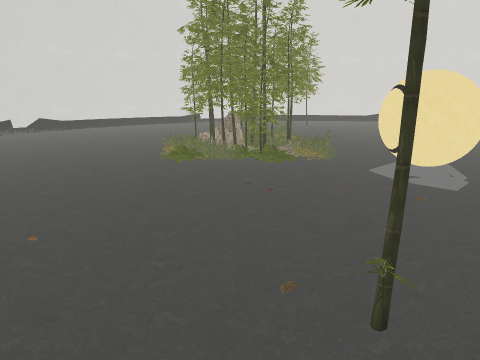
[1] (above)

21 first-person views from a walk through a Unity game level. The camera is 1.3 m above the floor, tilts 14° down and sees 70° across. The floor is counted in squares, 0.5 m on a side. Each view is taken from the middle of a square. On the plan, view 1 faces up. The plan holds only what a view shows up to about 20 squares ahead; the rest is blank. The place goes on beyond the plan. Some animated figures are left out. Some surface patterns are stand-ins.

[2]
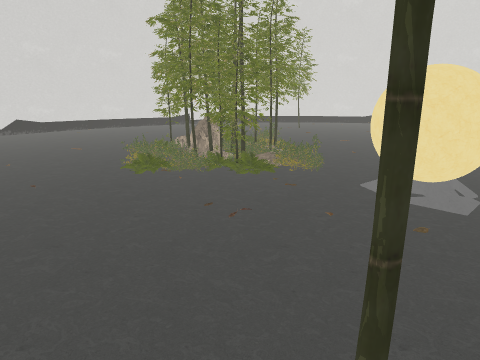

[3]
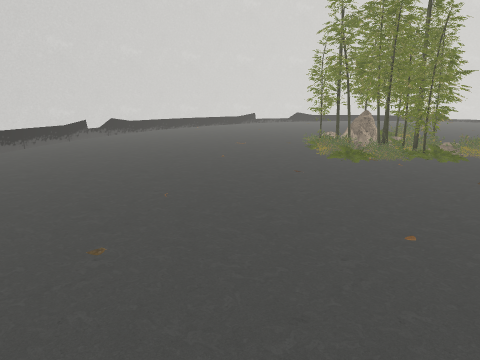

[4]
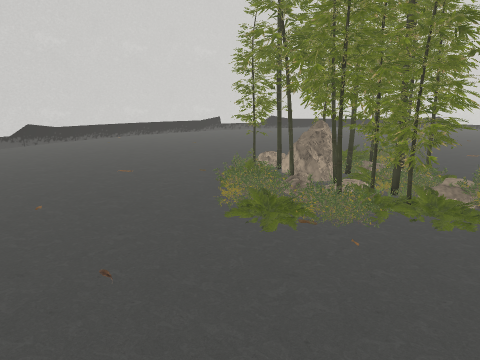

[5]
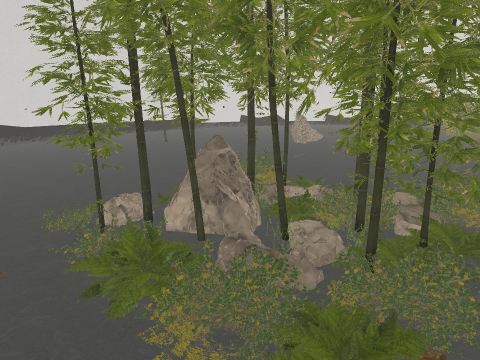

[6]
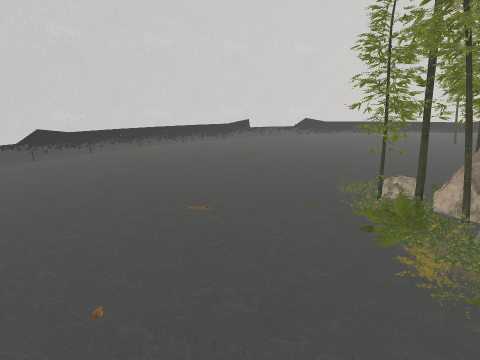

[7]
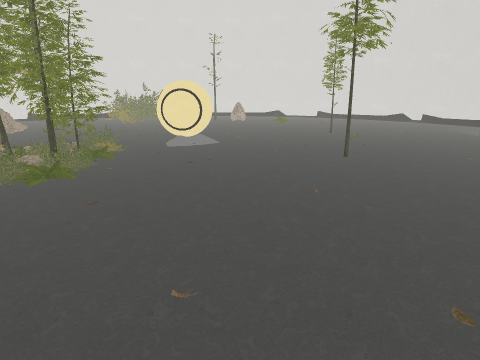

[8]
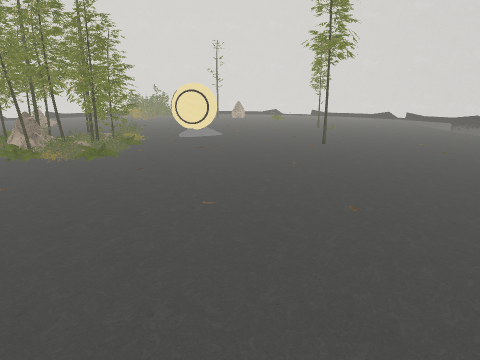

[9]
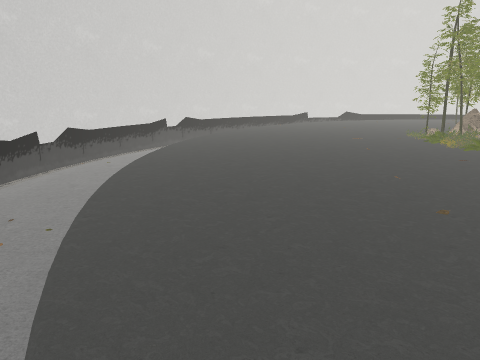

[10]
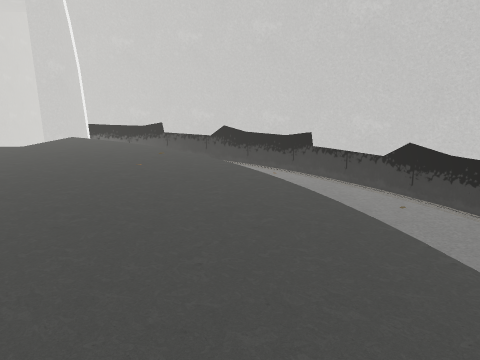

[11]
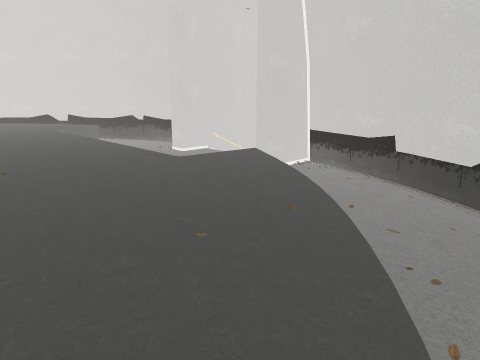

[12]
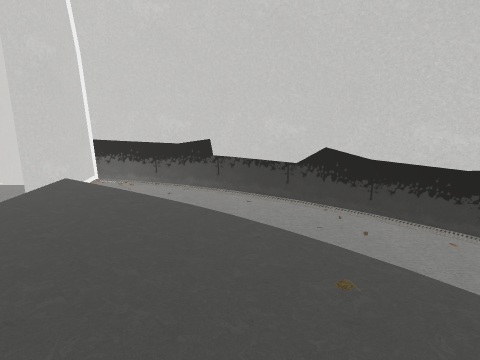

[13]
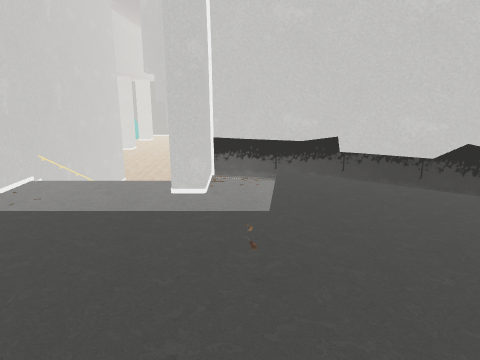

[14]
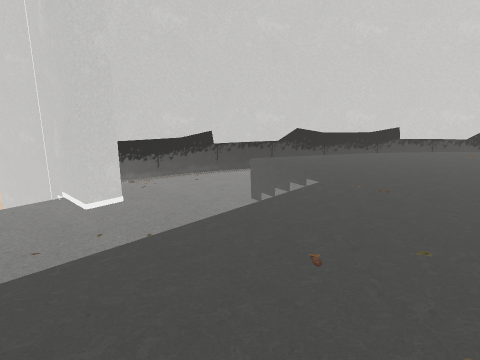

[15]
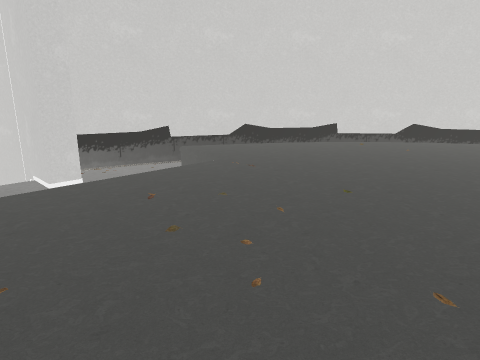

[16]
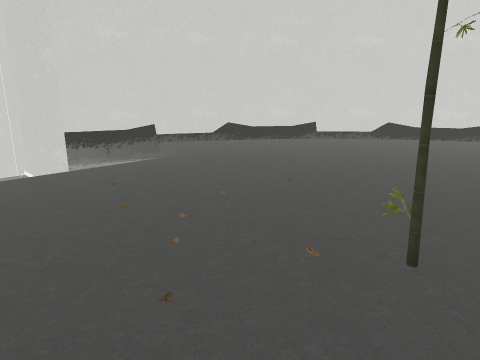

[17]
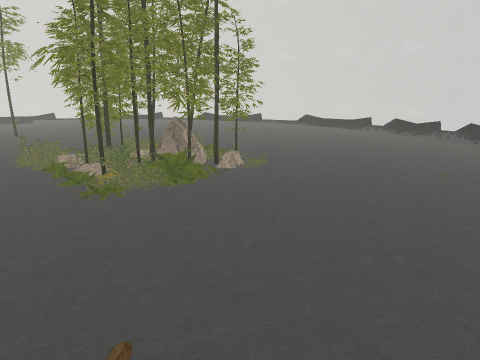

[18]
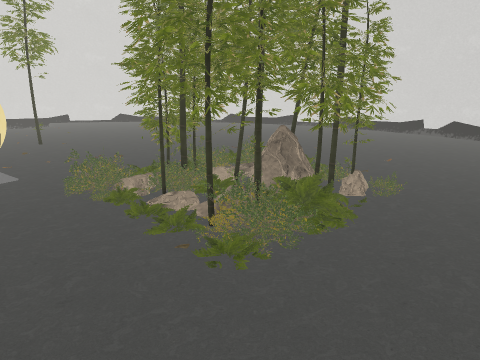

[19]
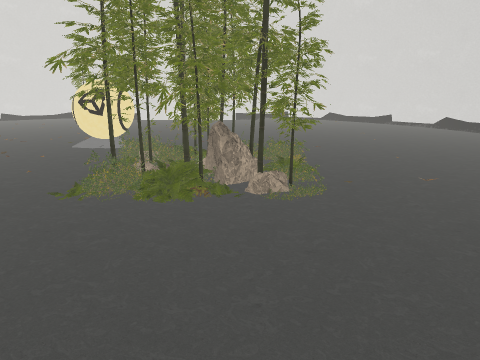

[20]
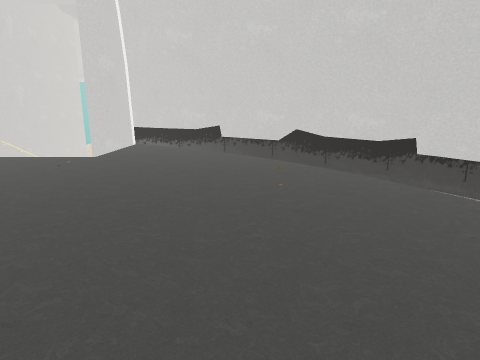

[21]
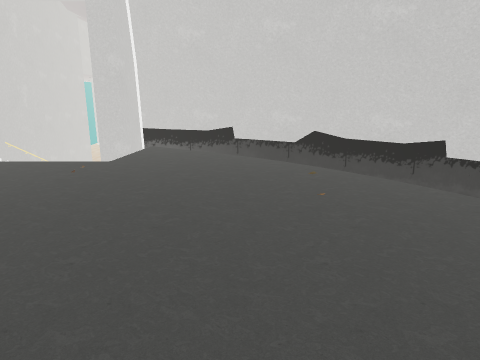

### Floor plan
Key: @ floor where view 1 was taken; # wall or solid block; . main floor; : floor 0.25 m higher than the main floor; - floor 1.25 m lower than the main floor; / step, stairs or slope; = window, fence, low wall or low ledge; v drop or lower ground; B ball; O other object.
Columns run from 23 left of view 1 to 7 right of it. Each row starts with its distance up from view 1.
 31                 ............ O
 30               =.............OO
 29              ...............OO.
 28             ................
 27            ...................
 26           =....................
 25           .....................
 24          ......................
 23         =......................
 22          ......................
 21           ............OOO.O....
 20        .............OOOOOOO....
 19        .............OOOOOOOO...
 18       =.............OOOOOOOO...
 17 --    ...............OOOOOO....
 16 --    ..............OOOOOOO....
 15 --   =..............OOOOOO.O...
 14 ---  =...............OOOOO:O...
 13 ---  =.................OO......
 12 ---  =......................BBB
 11 ---  .......................BBB
 10 ---- =......................BBB
  9  --- =.........................
  8  --- =.........................
  7   ---=.........................
  6    -- .........................
  5    --#.........................
  4     --=........................
  3       =.................OO.....
  2       -........................
  1        =.......................
  0  --     ...............@.......
 -1  ---    =......................
 -2 ----     ......................
 -3 ----     =.....................
 -4 -----     =....................
 -5 #----      ....................
 -6 #----    -- ...................
 -7 ##----   --- .................
 -8  ##---   ---  =......
 -9   ##--  -----  =..../
-10    #   -------  -=../
-11    ## ---------    .v
-12     ##----------
-13      ##---------- ------------
-14       ###----------------------
-15         ##---------------------
-16          ##--------------------
-17           ###----------###-----
-18             ###--------###-----
-19               ###------# #-----
-20                 ####---# #//

Positions as (right, up) in squares from view 1, and headings:
1: (0, 0), facing up
2: (1, 2), facing up
3: (-7, 0), facing up
4: (-3, 7), facing up
5: (-5, 13), facing up-right
6: (-6, 11), facing up
7: (-13, 8), facing right
8: (-17, 8), facing right
9: (-14, -2), facing up
10: (-14, 10), facing down
11: (-15, 1), facing down-right
12: (-9, -1), facing down
13: (-2, 0), facing down
14: (7, -2), facing down-left
15: (7, 3), facing down-left
16: (7, 5), facing down-left
17: (7, 29), facing down-left
18: (7, 24), facing down-left
19: (-1, 29), facing down
20: (-9, 7), facing down
21: (-8, 6), facing down
